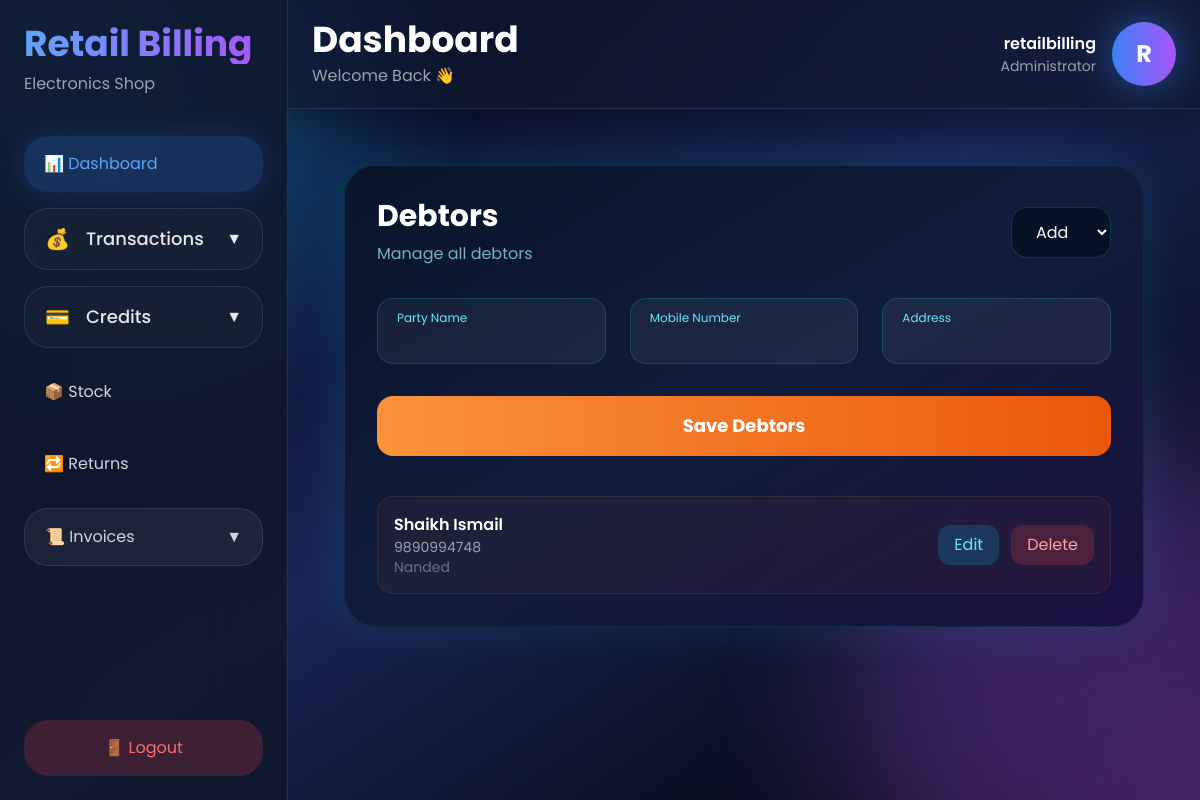
Before: /dashboard/?page=debtors (signed in) with the older database file.
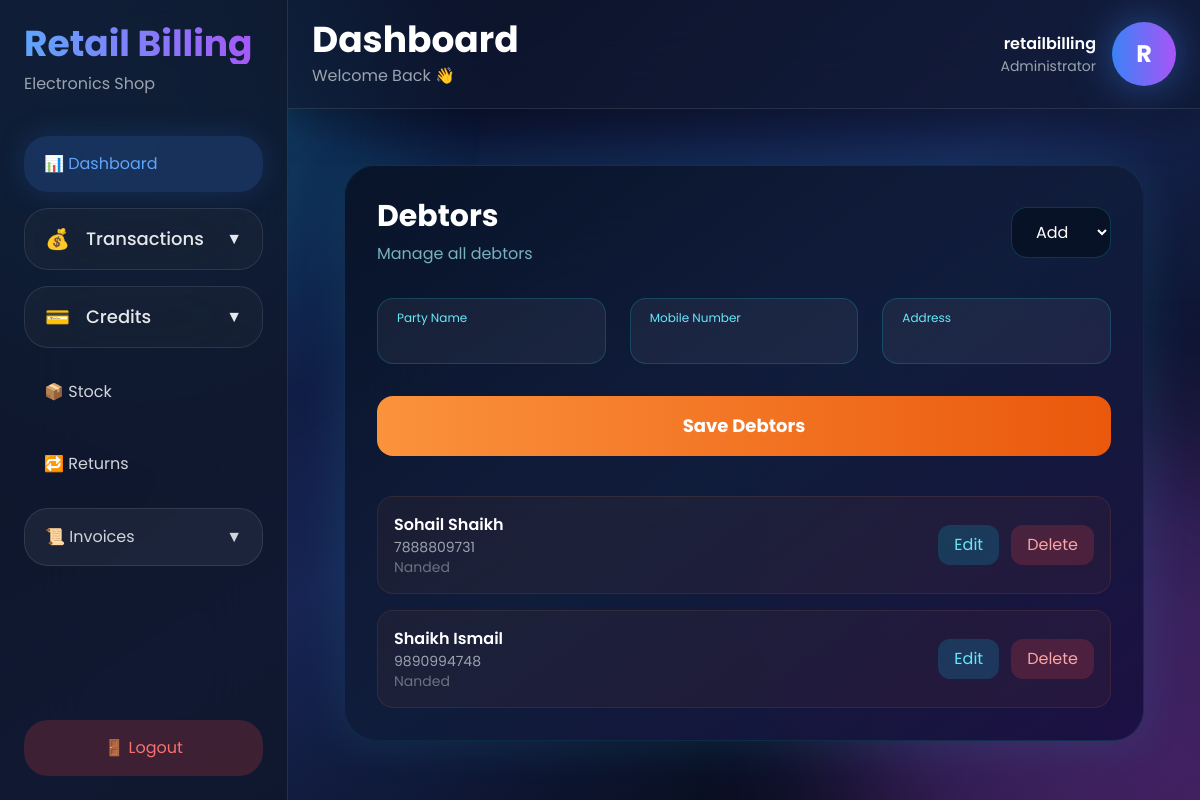
After: the same page with the newer database file.
### debts/models.py (models this page shows, shortened)
class Debtor(models.Model):
    party_name = models.CharField(
        max_length=255
    )
    mobile_number = models.CharField(
        max_length=20
    )
    address = models.TextField()
    created_at = models.DateTimeField(
        auto_now_add=True
    )

### dashboard/views.py (the view)
@login_required(login_url='/login/')
def dashboard_view(request):
    page = request.GET.get(
        'page',
        'dashboard'
    )
    debtors = Debtor.objects.all().order_by(
        '-id'
    )
    creditors = Creditor.objects.all().order_by(
        '-id'
    )
    stocks = Stock.objects.all().order_by(
        '-id'
    )
    purchase_invoices = Invoice.objects.filter(
        invoice_type='purchase'
    ).order_by('-id')
    sales_invoices = Invoice.objects.filter(
        invoice_type='sales'
    ).order_by('-id')
    total_products = stocks.count()
    total_quantity = sum(
        item.quantity
        for item in stocks
    )
    context = {
        'page': page,
        'debtors': debtors,
        'creditors': creditors,
        'stocks': stocks,
        'purchase_invoices':
            purchase_invoices,
        'sales_invoices':
            sales_invoices,
        'total_products':
            total_products,
        'total_quantity':
            total_quantity
    }
    return render(
        request,
        'dashboard/dashboard.html',
        context
    )

### templates/dashboard/dashboard.html (shortened to what the changed rows need)
{% load static %}
<!DOCTYPE html>
<html lang="en">
<head>
    <script src="https://cdn.tailwindcss.com"></script>
</head>
<body
    class="
        font-poppins
        min-h-screen
        bg-[#020617]
        text-white
        flex
    "
>
    <aside
        id="sidebar"
        class="
            fixed
            top-0
            left-0
            z-[60]
            flex
            h-screen
            w-72
            flex-col
            justify-between
            border-r
            border-white/10
            bg-slate-900/80
            p-6
            backdrop-blur-2xl
            transition-transform
            duration-300
            max-lg:-translate-x-full
            lg:translate-x-0
        "
    >
        <div>
            <div class="mb-10">
                <h1
                    class="
                        text-4xl
                        font-bold
                        bg-gradient-to-r
                        from-blue-400
                        to-purple-500
                        bg-clip-text
                        text-transparent
                    "
                >
                </h1>
            </div>
        </div>
    </aside>
    <main class="flex-1 lg:ml-72">
        <header
            class="
                sticky
                top-0
                z-40
                flex
                items-center
                justify-between
                border-b
                border-white/10
                bg-slate-900/60
                px-6
                py-5
                backdrop-blur-2xl
                shadow-[0_10px_40px_rgba(0,0,0,0.4)]
            "
        >
            <div class="flex items-center gap-4">
                <div>
                    <h2
                        class="
                            text-4xl
                            font-bold
                        "
                    >
                        Dashboard
                    </h2>
                </div>
            </div>
        </header>
        <section class="p-6">
      {% if page == 'purchase' %}
    {% include 'transactions/purchase.html' %}
{% elif page == 'sales' %}
    {% include 'transactions/sales.html' %}
{% elif page == 'debtors' %}
    {% include 'debts/debtors.html' %}
{% elif page == 'creditors' %}
    {% include 'debts/creditors.html' %}
    {% elif page == 'stock' %}
    {% include 'stock/stock.html' %}
    {% elif page == 'invoices' %}
    {% include 'invoices/invoices.html' %}
    {% elif page == 'purchase-invoices' %}
    {% include 'invoices/purchase_invoices.html' %}
{% elif page == 'sales-invoices' %}
    {% include 'invoices/sales_invoices.html' %}
{% elif page == 'purchase-return' %}
    {% include 'invoices/purchase_return.html' %}
{% elif page == 'sales-return' %}
    {% include 'invoices/sales_return.html' %}
                {% endif %}
        </section>
    </main>
</body>
</html>

### debts/templates/debts/common_party.html (shortened to what the changed rows need)
<!DOCTYPE html>
<html lang="en">
<head>
</head>
<body>
    <div
    class="
        rounded-[32px]
        border
        border-cyan-400/10
        bg-gradient-to-br
        from-[#091428]/95
        via-[#101d3b]/95
        to-[#1a1040]/95
        p-6
        md:p-8
        shadow-[0_0_50px_rgba(34,211,238,0.12)]
        backdrop-blur-3xl
    "
>
    <div
        class="
            mb-8
            flex
            items-center
            justify-between
        "
    >
        <div>
            <h2
                class="
                    text-3xl
                    font-bold
                    text-white
                "
            >
                {{ title }}
            </h2>
        </div>
    </div>
<div class="mt-10 space-y-4">
    {% if title == 'Debtors' %}
        {% for item in debtors %}
            <div
                class="
                    flex
                    items-center
                    justify-between
                    rounded-2xl
                    border
                    border-orange-400/10
                    bg-orange-500/5
                    p-4
                "
            >
                <div>
                    <h3 class="text-white font-semibold">
                        {{ item.party_name }}
                    </h3>
                    <p class="text-sm text-gray-400">
                        {{ item.mobile_number }}
                    </p>
                    <p class="text-sm text-gray-500">
                        {{ item.address }}
                    </p>
                </div>
             <div class="flex items-center gap-3">
    <button
        type="button"
        onclick="openDebtorEdit({{ item.id }})"
        class="
            rounded-xl
            bg-cyan-500/20
            px-4
            py-2
            text-cyan-300
            transition-all
            duration-300
            hover:bg-cyan-500/30
        "
    >
        Edit
    </button>
    <a
        href="/debts/delete-debtor/{{ item.id }}/"
        class="
            rounded-xl
            bg-red-500/20
            px-4
            py-2
            text-red-300
        "
    >
        Delete
    </a>
</div>
            </div>
        {% endfor %}
    {% endif %}
</div>
</div>
</body>
</html>

Changed rows visible on the page:
added Debtor: party_name "Sohail Shaikh", mobile_number "7888809731", address "Nanded"
